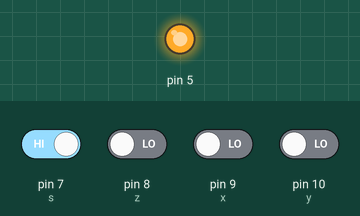
This sketch was run on a simulated Arduino Uno, built with avr-gcc and run on an emulated ATmega328P. Parts: output pins drawn as LEDs (lit = HIGH). The test bench sets the inputs (shaded band); at power-on: pin 7 (s) HIGH, pin 8 (z), pin 9 (x), pin 10 (y) LOW. What the sketch prints to the serial monitor is not drawn.

Above: at 1.2 s.
1.3 s: pin 7 (s) driven LOW
At 1.6 s:
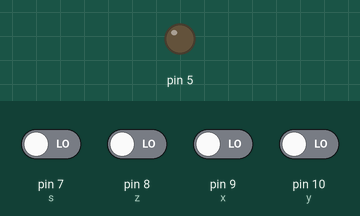
2.8 s: pin 7 (s) driven HIGH
At 3.1 s:
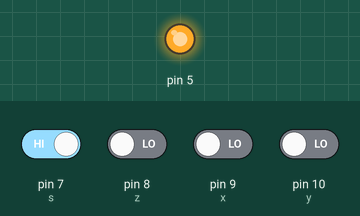
Timing chart, 0 to 5.8 s (numbered marks = the images above; inputs shaded):
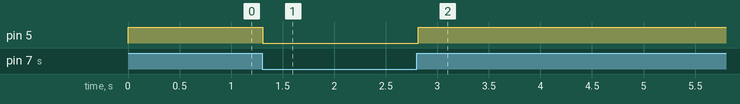

Measured:
- after the input at 1.3 s, pin 5: HIGH → LOW at once
- after the input at 2.8 s, pin 5: LOW → HIGH at once

The sketch:

buzzer_onoffSwitch.ino
```cpp
int s = 7;
int y = 10;
int x = 9;
int z = 8;
int x1;
int x2;
int x3;
int x4;
int buzzer = 5;

void setup() {
  // put your setup code here, to run once:
  Serial.begin(9600);
  pinMode(x, INPUT);
  pinMode(y, INPUT);
  pinMode(z, INPUT);
  pinMode(s, INPUT);
  pinMode(5, OUTPUT);

}

void loop() {
  // put your main code here, to run repeatedly:
  x1 = digitalRead(x);
  Serial.println(x1);
  x2 = digitalRead(y);
  Serial.println(x2);
  x3 = digitalRead(z);
  Serial.println(x3);
  x4 = digitalRead(s);
  Serial.println(x4);

  if(x4==0){
    digitalWrite(5, LOW);
  } else {
    digitalWrite(5, HIGH);
  }
}
```
